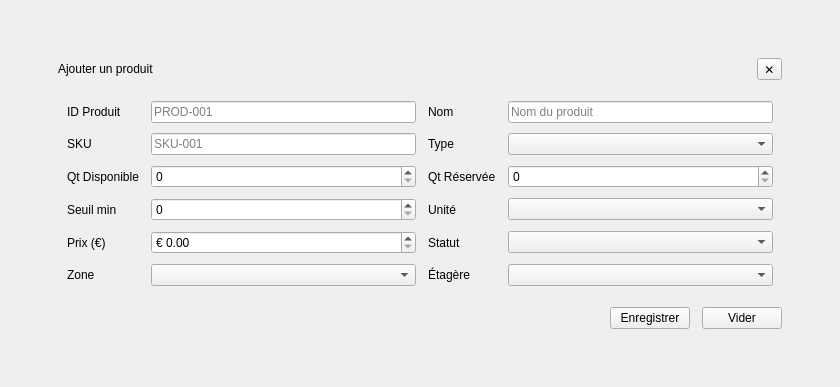
          <widget class="QWidget" name="InventoryPopup">
           <layout class="QVBoxLayout" name="inventoryPopupLayout">
            <property name="leftMargin">
             <number>0</number>
            </property>
            <property name="topMargin">
             <number>0</number>
            </property>
            <property name="rightMargin">
             <number>0</number>
            </property>
            <property name="bottomMargin">
             <number>0</number>
            </property>
            <item>
             <widget class="QFrame" name="InventoryOverlay">
              <property name="frameShape">
               <enum>QFrame::Shape::NoFrame</enum>
              </property>
              <layout class="QVBoxLayout" name="inventoryOverlayLayout">
               <property name="leftMargin">
                <number>0</number>
               </property>
               <property name="topMargin">
                <number>0</number>
               </property>
               <property name="rightMargin">
                <number>0</number>
               </property>
               <property name="bottomMargin">
                <number>0</number>
               </property>
               <item>
                <widget class="QFrame" name="InventoryOverlay_2">
                 <property name="frameShape">
                  <enum>QFrame::Shape::NoFrame</enum>
                 </property>
                 <layout class="QVBoxLayout" name="inventoryOverlayLayout_3">
                  <property name="leftMargin">
                   <number>0</number>
                  </property>
                  <property name="topMargin">
                   <number>0</number>
                  </property>
                  <property name="rightMargin">
                   <number>0</number>
                  </property>
                  <property name="bottomMargin">
                   <number>0</number>
                  </property>
                  <item>
                   <spacer name="inventoryOverlayTop_2">
                    <property name="orientation">
                     <enum>Qt::Orientation::Vertical</enum>
                    </property>
                    <property name="sizeHint" stdset="0">
                     <size>
                      <width>20</width>
                      <height>40</height>
                     </size>
                    </property>
                   </spacer>
                  </item>
                  <item>
                   <layout class="QHBoxLayout" name="inventoryCenterRow_2">
                    <item>
                     <spacer name="inventoryOverlayLeft_2">
                      <property name="orientation">
                       <enum>Qt::Orientation::Horizontal</enum>
                      </property>
                      <property name="sizeHint" stdset="0">
                       <size>
                        <width>40</width>
                        <height>20</height>
                       </size>
                      </property>
                     </spacer>
                    </item>
                    <item>
                     <widget class="QFrame" name="PopupInventoryCard_2">
                      <property name="minimumSize">
                       <size>
                        <width>760</width>
                        <height>0</height>
                       </size>
                      </property>
                      <property name="frameShape">
                       <enum>QFrame::Shape::NoFrame</enum>
                      </property>
                      <layout class="QVBoxLayout" name="popupInventoryLayout_2">
                       <property name="spacing">
                        <number>12</number>
                       </property>
                       <property name="leftMargin">
                        <number>18</number>
                       </property>
                       <property name="topMargin">
                        <number>18</number>
                       </property>
                       <property name="rightMargin">
                        <number>18</number>
                       </property>
                       <property name="bottomMargin">
                        <number>18</number>
                       </property>
                       <item>
                        <layout class="QHBoxLayout" name="popupInventoryHeader_2">
                         <item>
                          <widget class="QLabel" name="PopupTitleInventory_2">
                           <property name="text">
                            <string>Ajouter un produit</string>
                           </property>
                          </widget>
                         </item>
                         <item>
                          <spacer name="popupInventoryHeaderSpacer_2">
                           <property name="orientation">
                            <enum>Qt::Orientation::Horizontal</enum>
                           </property>
                           <property name="sizeHint" stdset="0">
                            <size>
                             <width>40</width>
                             <height>20</height>
                            </size>
                           </property>
                          </spacer>
                         </item>
                         <item>
                          <widget class="QToolButton" name="BtnPopupCancelInventory_2">
                           <property name="toolTip">
                            <string>Fermer</string>
                           </property>
                           <property name="text">
                            <string>✕</string>
                           </property>
                          </widget>
                         </item>
                        </layout>
                       </item>
                       <item>
                        <widget class="QFrame" name="PopupInventoryForm_4">
                         <property name="frameShape">
                          <enum>QFrame::Shape::NoFrame</enum>
                         </property>
                         <layout class="QGridLayout" name="inventoryFormGrid_4">
                          <property name="horizontalSpacing">
                           <number>12</number>
                          </property>
                          <property name="verticalSpacing">
                           <number>10</number>
                          </property>
                          <item row="0" column="0">
                           <widget class="QLabel" name="LblIdProduct_4">
                            <property name="text">
                             <string>ID Produit</string>
                            </property>
                           </widget>
                          </item>
                          <item row="0" column="1">
                           <widget class="QLineEdit" name="IdProduct_4">
                            <property name="placeholderText">
                             <string>PROD-001</string>
                            </property>
                           </widget>
                          </item>
                          <item row="0" column="2">
                           <widget class="QLabel" name="LblName_4">
                            <property name="text">
                             <string>Nom</string>
                            </property>
                           </widget>
                          </item>
                          <item row="0" column="3">
                           <widget class="QLineEdit" name="Name_4">
                            <property name="placeholderText">
                             <string>Nom du produit</string>
                            </property>
                           </widget>
                          </item>
                          <item row="1" column="0">
                           <widget class="QLabel" name="LblSku_4">
                            <property name="text">
                             <string>SKU</string>
                            </property>
                           </widget>
                          </item>
                          <item row="1" column="1">
                           <widget class="QLineEdit" name="Sku_4">
                            <property name="placeholderText">
                             <string>SKU-001</string>
                            </property>
                           </widget>
                          </item>
                          <item row="1" column="2">
                           <widget class="QLabel" name="LblType_6">
                            <property name="text">
                             <string>Type</string>
                            </property>
                           </widget>
                          </item>
                          <item row="1" column="3">
                           <widget class="QComboBox" name="Type_4">
                            <property name="placeholderText">
                             <string>Sélectionner type</string>
                            </property>
                           </widget>
                          </item>
                          <item row="2" column="0">
                           <widget class="QLabel" name="LblQtAv_4">
                            <property name="text">
                             <string>Qt Disponible</string>
                            </property>
                           </widget>
                          </item>
                          <item row="2" column="1">
                           <widget class="QSpinBox" name="QtAv_4">
                            <property name="minimum">
                             <number>0</number>
                            </property>
                            <property name="maximum">
                             <number>10000</number>
                            </property>
                           </widget>
                          </item>
                          <item row="2" column="2">
                           <widget class="QLabel" name="LblQtRs_4">
                            <property name="text">
                             <string>Qt Réservée</string>
                            </property>
                           </widget>
                          </item>
                          <item row="2" column="3">
                           <widget class="QSpinBox" name="QtRs_4">
                            <property name="minimum">
                             <number>0</number>
                            </property>
                            <property name="maximum">
                             <number>10000</number>
                            </property>
                           </widget>
                          </item>
                          <item row="3" column="0">
                           <widget class="QLabel" name="LblThreshold_4">
                            <property name="text">
                             <string>Seuil min</string>
                            </property>
                           </widget>
                          </item>
                          <item row="3" column="1">
                           <widget class="QSpinBox" name="Threshold_4">
                            <property name="minimum">
                             <number>0</number>
                            </property>
                            <property name="maximum">
                             <number>10000</number>
                            </property>
                           </widget>
                          </item>
                          <item row="3" column="2">
                           <widget class="QLabel" name="LblUnit_4">
                            <property name="text">
                             <string>Unité</string>
                            </property>
                           </widget>
                          </item>
                          <item row="3" column="3">
                           <widget class="QComboBox" name="Unit_4">
                            <property name="placeholderText">
                             <string>Sélectionner unité</string>
                            </property>
                           </widget>
                          </item>
                          <item row="4" column="0">
                           <widget class="QLabel" name="LblPrice_4">
                            <property name="text">
                             <string>Prix (€)</string>
                            </property>
                           </widget>
                          </item>
                          <item row="4" column="1">
                           <widget class="QDoubleSpinBox" name="Price_4">
                            <property name="prefix">
                             <string>€ </string>
                            </property>
                            <property name="decimals">
                             <number>2</number>
                            </property>
                            <property name="minimum">
                             <double>0.000000000000000</double>
                            </property>
                            <property name="maximum">
                             <double>100000.000000000000000</double>
                            </property>
                           </widget>
                          </item>
                          <item row="4" column="2">
                           <widget class="QLabel" name="LblStatus_4">
                            <property name="text">
                             <string>Statut</string>
                            </property>
                           </widget>
                          </item>
                          <item row="4" column="3">
                           <widget class="QComboBox" name="Status_4">
                            <property name="placeholderText">
                             <string>Sélectionner statut</string>
                            </property>
                           </widget>
                          </item>
                          <item row="5" column="0">
                           <widget class="QLabel" name="LblZone_4">
                            <property name="text">
                             <string>Zone</string>
                            </property>
                           </widget>
                          </item>
                          <item row="5" column="1">
                           <widget class="QComboBox" name="Zone_4">
                            <property name="placeholderText">
                             <string>Sélectionner zone</string>
                            </property>
                           </widget>
                          </item>
                          <item row="5" column="2">
                           <widget class="QLabel" name="LblShelf_4">
                            <property name="text">
                             <string>Étagère</string>
                            </property>
                           </widget>
                          </item>
                          <item row="5" column="3">
                           <widget class="QComboBox" name="Shelf_4">
                            <property name="placeholderText">
                             <string>Sélectionner étagère</string>
                            </property>
                           </widget>
                          </item>
                         </layout>
                        </widget>
                       </item>
                       <item>
                        <layout class="QHBoxLayout" name="popupInventoryActions_2">
                         <item>
                          <spacer name="popupInventoryActionsLeft_2">
                           <property name="orientation">
                            <enum>Qt::Orientation::Horizontal</enum>
                           </property>
                           <property name="sizeHint" stdset="0">
                            <size>
                             <width>40</width>
                             <height>20</height>
                            </size>
                           </property>
                          </spacer>
                         </item>
                         <item>
                          <widget class="QPushButton" name="BtnPopupSaveInventory_2">
                           <property name="text">
                            <string>Enregistrer</string>
                           </property>
                           <property name="property" stdset="0">
                            <string>primary</string>
                           </property>
                          </widget>
                         </item>
                         <item>
                          <widget class="QPushButton" name="BtnPopupResetInventory_2">
                           <property name="text">
                            <string>Vider</string>
                           </property>
                           <property name="property" stdset="0">
                            <string>ghost</string>
                           </property>
                          </widget>
                         </item>
                        </layout>
                       </item>
                      </layout>
                     </widget>
                    </item>
                    <item>
                     <spacer name="inventoryOverlayRight_2">
                      <property name="orientation">
                       <enum>Qt::Orientation::Horizontal</enum>
                      </property>
                      <property name="sizeHint" stdset="0">
                       <size>
                        <width>40</width>
                        <height>20</height>
                       </size>
                      </property>
                     </spacer>
                    </item>
                   </layout>
                  </item>
                  <item>
                   <spacer name="inventoryOverlayBottom_2">
                    <property name="orientation">
                     <enum>Qt::Orientation::Vertical</enum>
                    </property>
                    <property name="sizeHint" stdset="0">
                     <size>
                      <width>20</width>
                      <height>40</height>
                     </size>
                    </property>
                   </spacer>
                  </item>
                 </layout>
                </widget>
               </item>
              </layout>
             </widget>
            </item>
           </layout>
          </widget>
